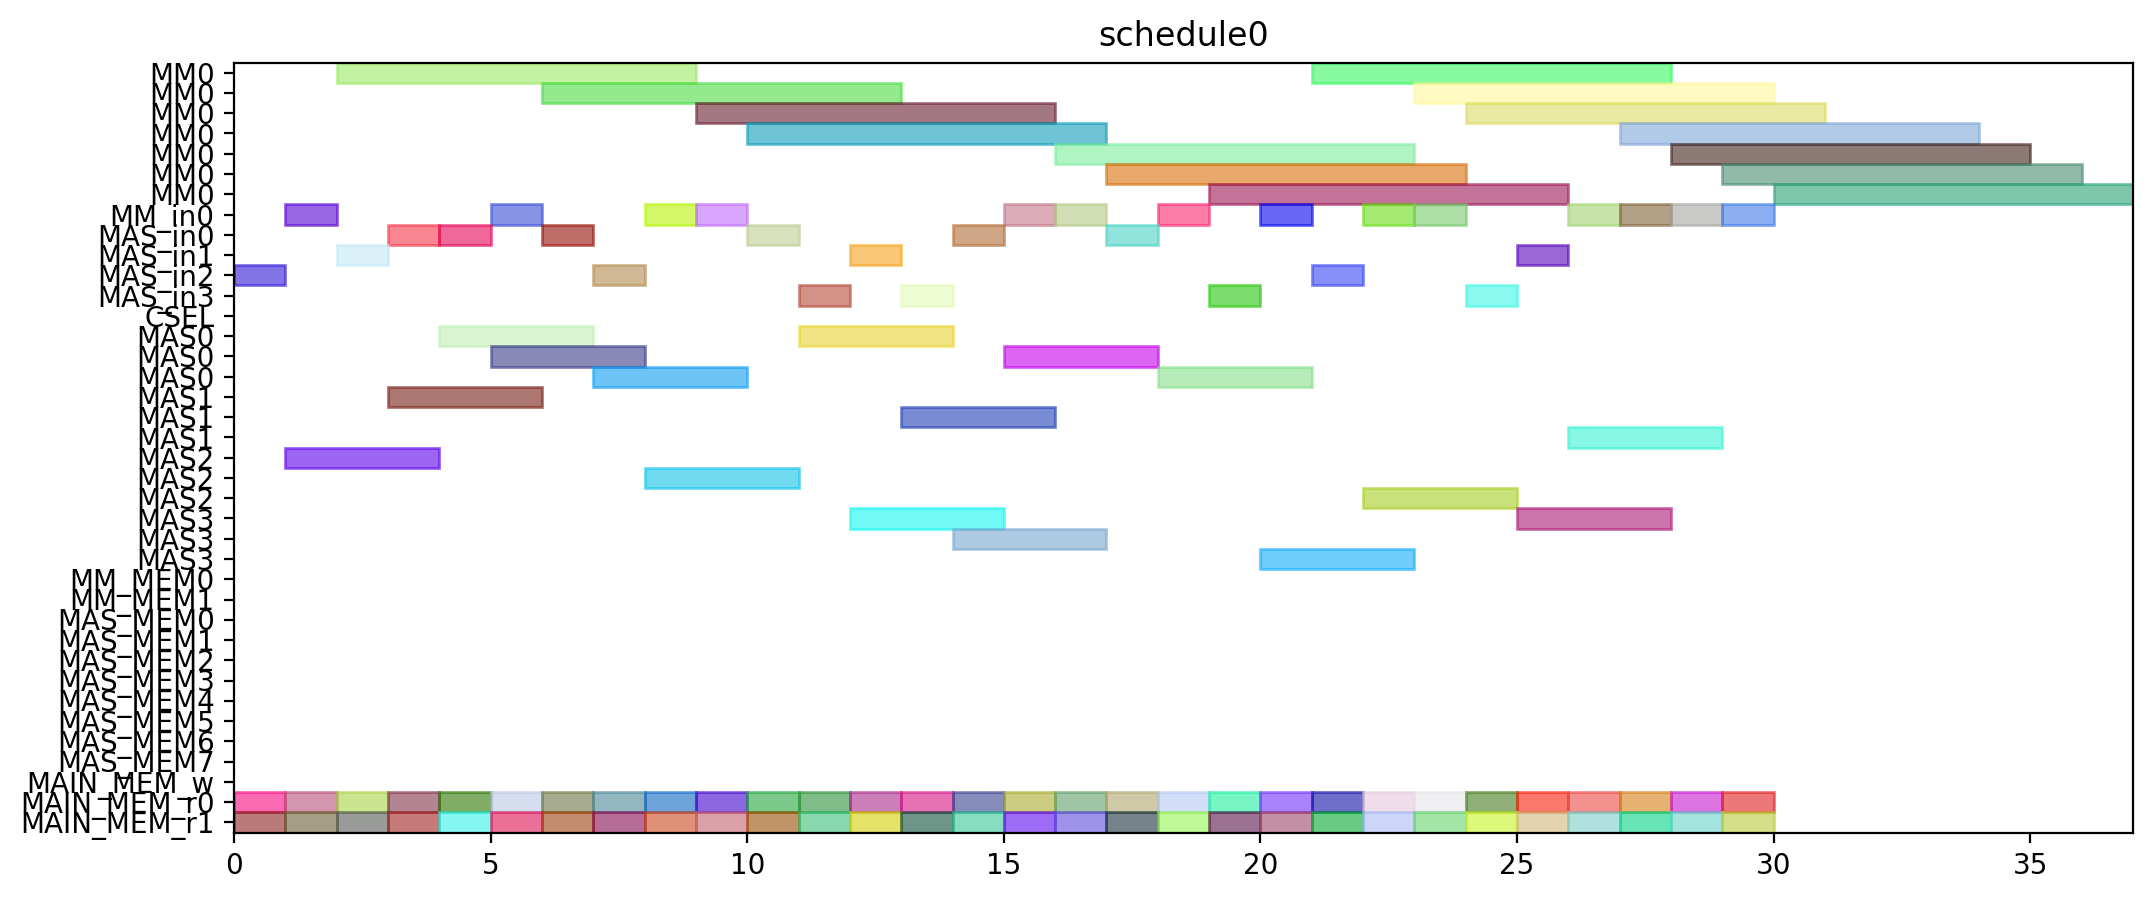

This figure's Python source:
from pyschedule import Scenario, solvers, plotters, alt


def solve():
	horizon = 120
	S = Scenario("schedule0", horizon=horizon)

	# resource
	MM = S.Resources('MM', num=1, size=7)
	MM_in = S.Resources('MM_in', num=1)
	MAS_in = S.Resources('MAS_in', num=4)
	CSEL = S.Resource('CSEL')
	MAS = S.Resources('MAS', num=4, size=3, periods=range(1, horizon))
	MM_MEM = S.Resources('MM_MEM', num=2)
	MAS_MEM = S.Resources('MAS_MEM', num=8)
	MAIN_MEM_w = S.Resource('MAIN_MEM_w', size=1)
	MAIN_MEM_r = S.Resources('MAIN_MEM_r', num=2)

	# result of previous scheduling

	# new tasks
	r1_t0 = S.Task('r1_t0', length=7, delay_cost=1)
	r1_t0 += alt(MM)
	r1_t0_in = S.Task('r1_t0_in', length=1, delay_cost=1)
	r1_t0_in += alt(MM_in)
	S += r1_t0_in*MM_in[0]<=r1_t0*MM[0]
	r1_t0_mem0 = S.Task('r1_t0_mem0', length=1, delay_cost=1)
	r1_t0_mem0 += MAIN_MEM_r[0]
	S += r1_t0_mem0 <= r1_t0

	r1_t0_mem1 = S.Task('r1_t0_mem1', length=1, delay_cost=1)
	r1_t0_mem1 += MAIN_MEM_r[1]
	S += r1_t0_mem1 <= r1_t0

	r1_t1 = S.Task('r1_t1', length=7, delay_cost=1)
	r1_t1 += alt(MM)
	r1_t1_in = S.Task('r1_t1_in', length=1, delay_cost=1)
	r1_t1_in += alt(MM_in)
	S += r1_t1_in*MM_in[0]<=r1_t1*MM[0]
	r1_t1_mem0 = S.Task('r1_t1_mem0', length=1, delay_cost=1)
	r1_t1_mem0 += MAIN_MEM_r[0]
	S += r1_t1_mem0 <= r1_t1

	r1_t1_mem1 = S.Task('r1_t1_mem1', length=1, delay_cost=1)
	r1_t1_mem1 += MAIN_MEM_r[1]
	S += r1_t1_mem1 <= r1_t1

	r1_t2 = S.Task('r1_t2', length=3, delay_cost=1)
	r1_t2 += alt(MAS)
	r1_t2_in = S.Task('r1_t2_in', length=1, delay_cost=1)
	r1_t2_in += alt(MAS_in)
	S += r1_t2_in*MAS_in[0]<=r1_t2*MAS[0]

	S += r1_t2_in*MAS_in[1]<=r1_t2*MAS[1]

	S += r1_t2_in*MAS_in[2]<=r1_t2*MAS[2]

	S += r1_t2_in*MAS_in[3]<=r1_t2*MAS[3]

	r1_t2_mem0 = S.Task('r1_t2_mem0', length=1, delay_cost=1)
	r1_t2_mem0 += MAIN_MEM_r[0]
	S += r1_t2_mem0 <= r1_t2

	r1_t2_mem1 = S.Task('r1_t2_mem1', length=1, delay_cost=1)
	r1_t2_mem1 += MAIN_MEM_r[1]
	S += r1_t2_mem1 <= r1_t2

	r1_t3 = S.Task('r1_t3', length=3, delay_cost=1)
	r1_t3 += alt(MAS)
	r1_t3_in = S.Task('r1_t3_in', length=1, delay_cost=1)
	r1_t3_in += alt(MAS_in)
	S += r1_t3_in*MAS_in[0]<=r1_t3*MAS[0]

	S += r1_t3_in*MAS_in[1]<=r1_t3*MAS[1]

	S += r1_t3_in*MAS_in[2]<=r1_t3*MAS[2]

	S += r1_t3_in*MAS_in[3]<=r1_t3*MAS[3]

	r1_t3_mem0 = S.Task('r1_t3_mem0', length=1, delay_cost=1)
	r1_t3_mem0 += MAIN_MEM_r[0]
	S += r1_t3_mem0 <= r1_t3

	r1_t3_mem1 = S.Task('r1_t3_mem1', length=1, delay_cost=1)
	r1_t3_mem1 += MAIN_MEM_r[1]
	S += r1_t3_mem1 <= r1_t3

	r3_t0 = S.Task('r3_t0', length=7, delay_cost=1)
	r3_t0 += alt(MM)
	r3_t0_in = S.Task('r3_t0_in', length=1, delay_cost=1)
	r3_t0_in += alt(MM_in)
	S += r3_t0_in*MM_in[0]<=r3_t0*MM[0]
	r3_t0_mem0 = S.Task('r3_t0_mem0', length=1, delay_cost=1)
	r3_t0_mem0 += MAIN_MEM_r[0]
	S += r3_t0_mem0 <= r3_t0

	r3_t0_mem1 = S.Task('r3_t0_mem1', length=1, delay_cost=1)
	r3_t0_mem1 += MAIN_MEM_r[1]
	S += r3_t0_mem1 <= r3_t0

	r3_t1 = S.Task('r3_t1', length=7, delay_cost=1)
	r3_t1 += alt(MM)
	r3_t1_in = S.Task('r3_t1_in', length=1, delay_cost=1)
	r3_t1_in += alt(MM_in)
	S += r3_t1_in*MM_in[0]<=r3_t1*MM[0]
	r3_t1_mem0 = S.Task('r3_t1_mem0', length=1, delay_cost=1)
	r3_t1_mem0 += MAIN_MEM_r[0]
	S += r3_t1_mem0 <= r3_t1

	r3_t1_mem1 = S.Task('r3_t1_mem1', length=1, delay_cost=1)
	r3_t1_mem1 += MAIN_MEM_r[1]
	S += r3_t1_mem1 <= r3_t1

	r3_t2 = S.Task('r3_t2', length=3, delay_cost=1)
	r3_t2 += alt(MAS)
	r3_t2_in = S.Task('r3_t2_in', length=1, delay_cost=1)
	r3_t2_in += alt(MAS_in)
	S += r3_t2_in*MAS_in[0]<=r3_t2*MAS[0]

	S += r3_t2_in*MAS_in[1]<=r3_t2*MAS[1]

	S += r3_t2_in*MAS_in[2]<=r3_t2*MAS[2]

	S += r3_t2_in*MAS_in[3]<=r3_t2*MAS[3]

	r3_t2_mem0 = S.Task('r3_t2_mem0', length=1, delay_cost=1)
	r3_t2_mem0 += MAIN_MEM_r[0]
	S += r3_t2_mem0 <= r3_t2

	r3_t2_mem1 = S.Task('r3_t2_mem1', length=1, delay_cost=1)
	r3_t2_mem1 += MAIN_MEM_r[1]
	S += r3_t2_mem1 <= r3_t2

	r3_t3 = S.Task('r3_t3', length=3, delay_cost=1)
	r3_t3 += alt(MAS)
	r3_t3_in = S.Task('r3_t3_in', length=1, delay_cost=1)
	r3_t3_in += alt(MAS_in)
	S += r3_t3_in*MAS_in[0]<=r3_t3*MAS[0]

	S += r3_t3_in*MAS_in[1]<=r3_t3*MAS[1]

	S += r3_t3_in*MAS_in[2]<=r3_t3*MAS[2]

	S += r3_t3_in*MAS_in[3]<=r3_t3*MAS[3]

	r3_t3_mem0 = S.Task('r3_t3_mem0', length=1, delay_cost=1)
	r3_t3_mem0 += MAIN_MEM_r[0]
	S += r3_t3_mem0 <= r3_t3

	r3_t3_mem1 = S.Task('r3_t3_mem1', length=1, delay_cost=1)
	r3_t3_mem1 += MAIN_MEM_r[1]
	S += r3_t3_mem1 <= r3_t3

	r4_t0 = S.Task('r4_t0', length=7, delay_cost=1)
	r4_t0 += alt(MM)
	r4_t0_in = S.Task('r4_t0_in', length=1, delay_cost=1)
	r4_t0_in += alt(MM_in)
	S += r4_t0_in*MM_in[0]<=r4_t0*MM[0]
	r4_t0_mem0 = S.Task('r4_t0_mem0', length=1, delay_cost=1)
	r4_t0_mem0 += MAIN_MEM_r[0]
	S += r4_t0_mem0 <= r4_t0

	r4_t0_mem1 = S.Task('r4_t0_mem1', length=1, delay_cost=1)
	r4_t0_mem1 += MAIN_MEM_r[1]
	S += r4_t0_mem1 <= r4_t0

	r4_t1 = S.Task('r4_t1', length=7, delay_cost=1)
	r4_t1 += alt(MM)
	r4_t1_in = S.Task('r4_t1_in', length=1, delay_cost=1)
	r4_t1_in += alt(MM_in)
	S += r4_t1_in*MM_in[0]<=r4_t1*MM[0]
	r4_t1_mem0 = S.Task('r4_t1_mem0', length=1, delay_cost=1)
	r4_t1_mem0 += MAIN_MEM_r[0]
	S += r4_t1_mem0 <= r4_t1

	r4_t1_mem1 = S.Task('r4_t1_mem1', length=1, delay_cost=1)
	r4_t1_mem1 += MAIN_MEM_r[1]
	S += r4_t1_mem1 <= r4_t1

	r4_t2 = S.Task('r4_t2', length=3, delay_cost=1)
	r4_t2 += alt(MAS)
	r4_t2_in = S.Task('r4_t2_in', length=1, delay_cost=1)
	r4_t2_in += alt(MAS_in)
	S += r4_t2_in*MAS_in[0]<=r4_t2*MAS[0]

	S += r4_t2_in*MAS_in[1]<=r4_t2*MAS[1]

	S += r4_t2_in*MAS_in[2]<=r4_t2*MAS[2]

	S += r4_t2_in*MAS_in[3]<=r4_t2*MAS[3]

	r4_t2_mem0 = S.Task('r4_t2_mem0', length=1, delay_cost=1)
	r4_t2_mem0 += MAIN_MEM_r[0]
	S += r4_t2_mem0 <= r4_t2

	r4_t2_mem1 = S.Task('r4_t2_mem1', length=1, delay_cost=1)
	r4_t2_mem1 += MAIN_MEM_r[1]
	S += r4_t2_mem1 <= r4_t2

	r4_t3 = S.Task('r4_t3', length=3, delay_cost=1)
	r4_t3 += alt(MAS)
	r4_t3_in = S.Task('r4_t3_in', length=1, delay_cost=1)
	r4_t3_in += alt(MAS_in)
	S += r4_t3_in*MAS_in[0]<=r4_t3*MAS[0]

	S += r4_t3_in*MAS_in[1]<=r4_t3*MAS[1]

	S += r4_t3_in*MAS_in[2]<=r4_t3*MAS[2]

	S += r4_t3_in*MAS_in[3]<=r4_t3*MAS[3]

	r4_t3_mem0 = S.Task('r4_t3_mem0', length=1, delay_cost=1)
	r4_t3_mem0 += MAIN_MEM_r[0]
	S += r4_t3_mem0 <= r4_t3

	r4_t3_mem1 = S.Task('r4_t3_mem1', length=1, delay_cost=1)
	r4_t3_mem1 += MAIN_MEM_r[1]
	S += r4_t3_mem1 <= r4_t3

	r5_t0 = S.Task('r5_t0', length=7, delay_cost=1)
	r5_t0 += alt(MM)
	r5_t0_in = S.Task('r5_t0_in', length=1, delay_cost=1)
	r5_t0_in += alt(MM_in)
	S += r5_t0_in*MM_in[0]<=r5_t0*MM[0]
	r5_t0_mem0 = S.Task('r5_t0_mem0', length=1, delay_cost=1)
	r5_t0_mem0 += MAIN_MEM_r[0]
	S += r5_t0_mem0 <= r5_t0

	r5_t0_mem1 = S.Task('r5_t0_mem1', length=1, delay_cost=1)
	r5_t0_mem1 += MAIN_MEM_r[1]
	S += r5_t0_mem1 <= r5_t0

	r5_t1 = S.Task('r5_t1', length=7, delay_cost=1)
	r5_t1 += alt(MM)
	r5_t1_in = S.Task('r5_t1_in', length=1, delay_cost=1)
	r5_t1_in += alt(MM_in)
	S += r5_t1_in*MM_in[0]<=r5_t1*MM[0]
	r5_t1_mem0 = S.Task('r5_t1_mem0', length=1, delay_cost=1)
	r5_t1_mem0 += MAIN_MEM_r[0]
	S += r5_t1_mem0 <= r5_t1

	r5_t1_mem1 = S.Task('r5_t1_mem1', length=1, delay_cost=1)
	r5_t1_mem1 += MAIN_MEM_r[1]
	S += r5_t1_mem1 <= r5_t1

	r5_t2 = S.Task('r5_t2', length=3, delay_cost=1)
	r5_t2 += alt(MAS)
	r5_t2_in = S.Task('r5_t2_in', length=1, delay_cost=1)
	r5_t2_in += alt(MAS_in)
	S += r5_t2_in*MAS_in[0]<=r5_t2*MAS[0]

	S += r5_t2_in*MAS_in[1]<=r5_t2*MAS[1]

	S += r5_t2_in*MAS_in[2]<=r5_t2*MAS[2]

	S += r5_t2_in*MAS_in[3]<=r5_t2*MAS[3]

	r5_t2_mem0 = S.Task('r5_t2_mem0', length=1, delay_cost=1)
	r5_t2_mem0 += MAIN_MEM_r[0]
	S += r5_t2_mem0 <= r5_t2

	r5_t2_mem1 = S.Task('r5_t2_mem1', length=1, delay_cost=1)
	r5_t2_mem1 += MAIN_MEM_r[1]
	S += r5_t2_mem1 <= r5_t2

	r5_t3 = S.Task('r5_t3', length=3, delay_cost=1)
	r5_t3 += alt(MAS)
	r5_t3_in = S.Task('r5_t3_in', length=1, delay_cost=1)
	r5_t3_in += alt(MAS_in)
	S += r5_t3_in*MAS_in[0]<=r5_t3*MAS[0]

	S += r5_t3_in*MAS_in[1]<=r5_t3*MAS[1]

	S += r5_t3_in*MAS_in[2]<=r5_t3*MAS[2]

	S += r5_t3_in*MAS_in[3]<=r5_t3*MAS[3]

	r5_t3_mem0 = S.Task('r5_t3_mem0', length=1, delay_cost=1)
	r5_t3_mem0 += MAIN_MEM_r[0]
	S += r5_t3_mem0 <= r5_t3

	r5_t3_mem1 = S.Task('r5_t3_mem1', length=1, delay_cost=1)
	r5_t3_mem1 += MAIN_MEM_r[1]
	S += r5_t3_mem1 <= r5_t3

	r6_t0 = S.Task('r6_t0', length=7, delay_cost=1)
	r6_t0 += alt(MM)
	r6_t0_in = S.Task('r6_t0_in', length=1, delay_cost=1)
	r6_t0_in += alt(MM_in)
	S += r6_t0_in*MM_in[0]<=r6_t0*MM[0]
	r6_t0_mem0 = S.Task('r6_t0_mem0', length=1, delay_cost=1)
	r6_t0_mem0 += MAIN_MEM_r[0]
	S += r6_t0_mem0 <= r6_t0

	r6_t0_mem1 = S.Task('r6_t0_mem1', length=1, delay_cost=1)
	r6_t0_mem1 += MAIN_MEM_r[1]
	S += r6_t0_mem1 <= r6_t0

	r6_t1 = S.Task('r6_t1', length=7, delay_cost=1)
	r6_t1 += alt(MM)
	r6_t1_in = S.Task('r6_t1_in', length=1, delay_cost=1)
	r6_t1_in += alt(MM_in)
	S += r6_t1_in*MM_in[0]<=r6_t1*MM[0]
	r6_t1_mem0 = S.Task('r6_t1_mem0', length=1, delay_cost=1)
	r6_t1_mem0 += MAIN_MEM_r[0]
	S += r6_t1_mem0 <= r6_t1

	r6_t1_mem1 = S.Task('r6_t1_mem1', length=1, delay_cost=1)
	r6_t1_mem1 += MAIN_MEM_r[1]
	S += r6_t1_mem1 <= r6_t1

	r6_t2 = S.Task('r6_t2', length=3, delay_cost=1)
	r6_t2 += alt(MAS)
	r6_t2_in = S.Task('r6_t2_in', length=1, delay_cost=1)
	r6_t2_in += alt(MAS_in)
	S += r6_t2_in*MAS_in[0]<=r6_t2*MAS[0]

	S += r6_t2_in*MAS_in[1]<=r6_t2*MAS[1]

	S += r6_t2_in*MAS_in[2]<=r6_t2*MAS[2]

	S += r6_t2_in*MAS_in[3]<=r6_t2*MAS[3]

	r6_t2_mem0 = S.Task('r6_t2_mem0', length=1, delay_cost=1)
	r6_t2_mem0 += MAIN_MEM_r[0]
	S += r6_t2_mem0 <= r6_t2

	r6_t2_mem1 = S.Task('r6_t2_mem1', length=1, delay_cost=1)
	r6_t2_mem1 += MAIN_MEM_r[1]
	S += r6_t2_mem1 <= r6_t2

	r6_t3 = S.Task('r6_t3', length=3, delay_cost=1)
	r6_t3 += alt(MAS)
	r6_t3_in = S.Task('r6_t3_in', length=1, delay_cost=1)
	r6_t3_in += alt(MAS_in)
	S += r6_t3_in*MAS_in[0]<=r6_t3*MAS[0]

	S += r6_t3_in*MAS_in[1]<=r6_t3*MAS[1]

	S += r6_t3_in*MAS_in[2]<=r6_t3*MAS[2]

	S += r6_t3_in*MAS_in[3]<=r6_t3*MAS[3]

	r6_t3_mem0 = S.Task('r6_t3_mem0', length=1, delay_cost=1)
	r6_t3_mem0 += MAIN_MEM_r[0]
	S += r6_t3_mem0 <= r6_t3

	r6_t3_mem1 = S.Task('r6_t3_mem1', length=1, delay_cost=1)
	r6_t3_mem1 += MAIN_MEM_r[1]
	S += r6_t3_mem1 <= r6_t3

	r9_t2 = S.Task('r9_t2', length=3, delay_cost=1)
	r9_t2 += alt(MAS)
	r9_t2_in = S.Task('r9_t2_in', length=1, delay_cost=1)
	r9_t2_in += alt(MAS_in)
	S += r9_t2_in*MAS_in[0]<=r9_t2*MAS[0]

	S += r9_t2_in*MAS_in[1]<=r9_t2*MAS[1]

	S += r9_t2_in*MAS_in[2]<=r9_t2*MAS[2]

	S += r9_t2_in*MAS_in[3]<=r9_t2*MAS[3]

	r9_t2_mem0 = S.Task('r9_t2_mem0', length=1, delay_cost=1)
	r9_t2_mem0 += MAIN_MEM_r[0]
	S += r9_t2_mem0 <= r9_t2

	r9_t2_mem1 = S.Task('r9_t2_mem1', length=1, delay_cost=1)
	r9_t2_mem1 += MAIN_MEM_r[1]
	S += r9_t2_mem1 <= r9_t2

	r12_t0 = S.Task('r12_t0', length=7, delay_cost=1)
	r12_t0 += alt(MM)
	r12_t0_in = S.Task('r12_t0_in', length=1, delay_cost=1)
	r12_t0_in += alt(MM_in)
	S += r12_t0_in*MM_in[0]<=r12_t0*MM[0]
	r12_t0_mem0 = S.Task('r12_t0_mem0', length=1, delay_cost=1)
	r12_t0_mem0 += MAIN_MEM_r[0]
	S += r12_t0_mem0 <= r12_t0

	r12_t0_mem1 = S.Task('r12_t0_mem1', length=1, delay_cost=1)
	r12_t0_mem1 += MAIN_MEM_r[1]
	S += r12_t0_mem1 <= r12_t0

	r12_t1 = S.Task('r12_t1', length=7, delay_cost=1)
	r12_t1 += alt(MM)
	r12_t1_in = S.Task('r12_t1_in', length=1, delay_cost=1)
	r12_t1_in += alt(MM_in)
	S += r12_t1_in*MM_in[0]<=r12_t1*MM[0]
	r12_t1_mem0 = S.Task('r12_t1_mem0', length=1, delay_cost=1)
	r12_t1_mem0 += MAIN_MEM_r[0]
	S += r12_t1_mem0 <= r12_t1

	r12_t1_mem1 = S.Task('r12_t1_mem1', length=1, delay_cost=1)
	r12_t1_mem1 += MAIN_MEM_r[1]
	S += r12_t1_mem1 <= r12_t1

	r12_t2 = S.Task('r12_t2', length=3, delay_cost=1)
	r12_t2 += alt(MAS)
	r12_t2_in = S.Task('r12_t2_in', length=1, delay_cost=1)
	r12_t2_in += alt(MAS_in)
	S += r12_t2_in*MAS_in[0]<=r12_t2*MAS[0]

	S += r12_t2_in*MAS_in[1]<=r12_t2*MAS[1]

	S += r12_t2_in*MAS_in[2]<=r12_t2*MAS[2]

	S += r12_t2_in*MAS_in[3]<=r12_t2*MAS[3]

	r12_t2_mem0 = S.Task('r12_t2_mem0', length=1, delay_cost=1)
	r12_t2_mem0 += MAIN_MEM_r[0]
	S += r12_t2_mem0 <= r12_t2

	r12_t2_mem1 = S.Task('r12_t2_mem1', length=1, delay_cost=1)
	r12_t2_mem1 += MAIN_MEM_r[1]
	S += r12_t2_mem1 <= r12_t2

	r12_t3 = S.Task('r12_t3', length=3, delay_cost=1)
	r12_t3 += alt(MAS)
	r12_t3_in = S.Task('r12_t3_in', length=1, delay_cost=1)
	r12_t3_in += alt(MAS_in)
	S += r12_t3_in*MAS_in[0]<=r12_t3*MAS[0]

	S += r12_t3_in*MAS_in[1]<=r12_t3*MAS[1]

	S += r12_t3_in*MAS_in[2]<=r12_t3*MAS[2]

	S += r12_t3_in*MAS_in[3]<=r12_t3*MAS[3]

	r12_t3_mem0 = S.Task('r12_t3_mem0', length=1, delay_cost=1)
	r12_t3_mem0 += MAIN_MEM_r[0]
	S += r12_t3_mem0 <= r12_t3

	r12_t3_mem1 = S.Task('r12_t3_mem1', length=1, delay_cost=1)
	r12_t3_mem1 += MAIN_MEM_r[1]
	S += r12_t3_mem1 <= r12_t3

	r13_t0 = S.Task('r13_t0', length=7, delay_cost=1)
	r13_t0 += alt(MM)
	r13_t0_in = S.Task('r13_t0_in', length=1, delay_cost=1)
	r13_t0_in += alt(MM_in)
	S += r13_t0_in*MM_in[0]<=r13_t0*MM[0]
	r13_t0_mem0 = S.Task('r13_t0_mem0', length=1, delay_cost=1)
	r13_t0_mem0 += MAIN_MEM_r[0]
	S += r13_t0_mem0 <= r13_t0

	r13_t0_mem1 = S.Task('r13_t0_mem1', length=1, delay_cost=1)
	r13_t0_mem1 += MAIN_MEM_r[1]
	S += r13_t0_mem1 <= r13_t0

	r13_t1 = S.Task('r13_t1', length=7, delay_cost=1)
	r13_t1 += alt(MM)
	r13_t1_in = S.Task('r13_t1_in', length=1, delay_cost=1)
	r13_t1_in += alt(MM_in)
	S += r13_t1_in*MM_in[0]<=r13_t1*MM[0]
	r13_t1_mem0 = S.Task('r13_t1_mem0', length=1, delay_cost=1)
	r13_t1_mem0 += MAIN_MEM_r[0]
	S += r13_t1_mem0 <= r13_t1

	r13_t1_mem1 = S.Task('r13_t1_mem1', length=1, delay_cost=1)
	r13_t1_mem1 += MAIN_MEM_r[1]
	S += r13_t1_mem1 <= r13_t1

	r13_t2 = S.Task('r13_t2', length=3, delay_cost=1)
	r13_t2 += alt(MAS)
	r13_t2_in = S.Task('r13_t2_in', length=1, delay_cost=1)
	r13_t2_in += alt(MAS_in)
	S += r13_t2_in*MAS_in[0]<=r13_t2*MAS[0]

	S += r13_t2_in*MAS_in[1]<=r13_t2*MAS[1]

	S += r13_t2_in*MAS_in[2]<=r13_t2*MAS[2]

	S += r13_t2_in*MAS_in[3]<=r13_t2*MAS[3]

	r13_t2_mem0 = S.Task('r13_t2_mem0', length=1, delay_cost=1)
	r13_t2_mem0 += MAIN_MEM_r[0]
	S += r13_t2_mem0 <= r13_t2

	r13_t2_mem1 = S.Task('r13_t2_mem1', length=1, delay_cost=1)
	r13_t2_mem1 += MAIN_MEM_r[1]
	S += r13_t2_mem1 <= r13_t2

	r13_t3 = S.Task('r13_t3', length=3, delay_cost=1)
	r13_t3 += alt(MAS)
	r13_t3_in = S.Task('r13_t3_in', length=1, delay_cost=1)
	r13_t3_in += alt(MAS_in)
	S += r13_t3_in*MAS_in[0]<=r13_t3*MAS[0]

	S += r13_t3_in*MAS_in[1]<=r13_t3*MAS[1]

	S += r13_t3_in*MAS_in[2]<=r13_t3*MAS[2]

	S += r13_t3_in*MAS_in[3]<=r13_t3*MAS[3]

	r13_t3_mem0 = S.Task('r13_t3_mem0', length=1, delay_cost=1)
	r13_t3_mem0 += MAIN_MEM_r[0]
	S += r13_t3_mem0 <= r13_t3

	r13_t3_mem1 = S.Task('r13_t3_mem1', length=1, delay_cost=1)
	r13_t3_mem1 += MAIN_MEM_r[1]
	S += r13_t3_mem1 <= r13_t3

	r16_t3 = S.Task('r16_t3', length=3, delay_cost=1)
	r16_t3 += alt(MAS)
	r16_t3_in = S.Task('r16_t3_in', length=1, delay_cost=1)
	r16_t3_in += alt(MAS_in)
	S += r16_t3_in*MAS_in[0]<=r16_t3*MAS[0]

	S += r16_t3_in*MAS_in[1]<=r16_t3*MAS[1]

	S += r16_t3_in*MAS_in[2]<=r16_t3*MAS[2]

	S += r16_t3_in*MAS_in[3]<=r16_t3*MAS[3]

	r16_t3_mem0 = S.Task('r16_t3_mem0', length=1, delay_cost=1)
	r16_t3_mem0 += MAIN_MEM_r[0]
	S += r16_t3_mem0 <= r16_t3

	r16_t3_mem1 = S.Task('r16_t3_mem1', length=1, delay_cost=1)
	r16_t3_mem1 += MAIN_MEM_r[1]
	S += r16_t3_mem1 <= r16_t3

	solvers.mip.solve(S,msg=1,kind='CPLEX',ratio_gap=1.01)

	solution = [['hoge']*len(S.solution()[1]) for i in range(len(S.solution()))]
	for i in range(len(S.solution())):
		for j in range(len(S.solution()[i])):
			solution[i][j]=str(S.solution()[i][j])
	print(solution)

	cycles = int(solution[-1][3])

	pic_file_name = "/home/mfukuda/ABE/multiRAM_multiMAS_16mux/scheduling_result/stage7MM1_stage3MAS4/EP2_YRECOVER/schedule0.png"
	if(S.solution() != []):
		plotters.matplotlib.plot(S,img_filename=pic_file_name, show_task_labels=False, fig_size=(cycles*0.25+3, 5))

	return solution
